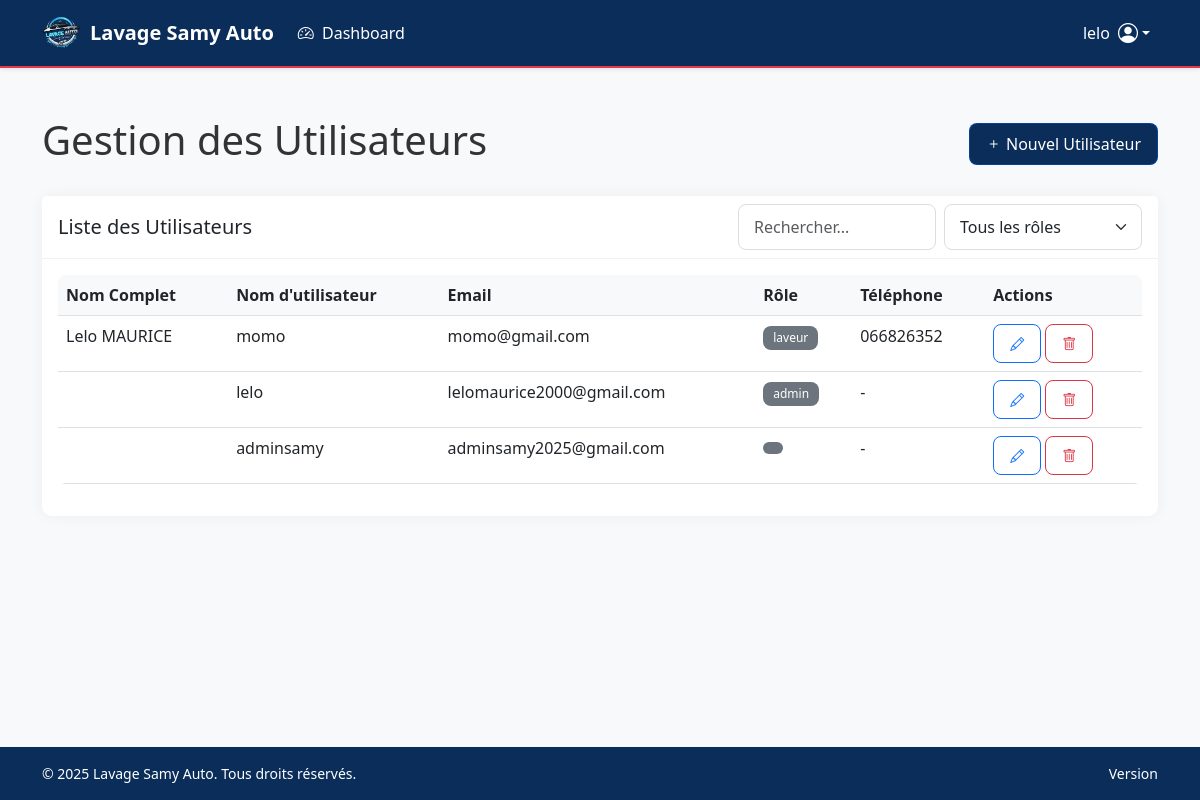
The page /gestion/utilisateurs/ (signed in) on the database its author committed.
### core/models.py (models this page shows, shortened)
class User(AbstractUser):
    ROLES = (
        ('admin', 'Admin'),
        ('caissier', 'Caissier'),
        ('laveur', 'Laveur'),
        ('superviseur', 'Superviseur'),
    )
    email = models.EmailField(unique=True)
    USERNAME_FIELD = 'email'
    REQUIRED_FIELDS = ['username']  # username est toujours requis pour AbstractUser
    nom_complet = models.CharField(max_length=100)
    role = models.CharField(max_length=20, choices=ROLES)
    telephone = models.CharField(max_length=20, blank=True)
    adresse = models.CharField(max_length=255, blank=True)
    date_creation = models.DateTimeField(auto_now_add=True)
    class Meta:
        ordering = ['-date_creation']

### gestion/views.py (the view)
# urls.py: path('utilisateurs/', views.UserListView.as_view(), name='utilisateur-list'),
class UserListView(LoginRequiredMixin, UserPassesTestMixin, ListView):
    model = User
    template_name = 'gestion/utilisateurs/list.html'
    context_object_name = 'users'
    def test_func(self):
        return self.request.user.role == 'admin'

### gestion/templates/gestion/utilisateurs/list.html (shortened to what this page needs)
{% extends 'base.html' %}
{% block content %}
<div class="d-flex justify-content-between align-items-center mb-4">
    <h1>Gestion des Utilisateurs</h1>
    <a href="{% url 'gestion:utilisateur-create' %}" class="btn btn-primary">
        <i class="bi bi-plus"></i> Nouvel Utilisateur
    </a>
</div>
<div class="card">
    <div class="card-header d-flex justify-content-between align-items-center">
        <h5 class="mb-0">Liste des Utilisateurs</h5>
        <div class="d-flex">
            <input type="text" class="form-control me-2" placeholder="Rechercher..." id="searchInput">
            <select class="form-select" id="roleFilter">
                <option value="">Tous les rôles</option>
            </select>
        </div>
    </div>
    <div class="card-body">
        <div class="table-responsive">
            <table class="table table-hover" id="usersTable">
                <thead>
                    <tr>
                        <th>Nom Complet</th>
                        <th>Nom d'utilisateur</th>
                        <th>Email</th>
                        <th>Rôle</th>
                        <th>Téléphone</th>
                        <th>Actions</th>
                    </tr>
                </thead>
                <tbody>
                    {% for user in users %}
                    <tr>
                        <td>{{ user.get_full_name }}</td>
                        <td>{{ user.username }}</td>
                        <td>{{ user.email }}</td>
                        <td>
                            <span class="badge
                                {% if user.role == 'Admin' %}bg-danger
                                {% elif user.role == 'Superviseur' %}bg-warning text-dark
                                {% elif user.role == 'Caissier' %}bg-primary
                                {% else %}bg-secondary{% endif %}">
                                {{ user.role }}
                            </span>
                        </td>
                        <td>{{ user.telephone|default:"-" }}</td>
                        <td>
                            <a href="#" class="btn btn-sm btn-outline-primary" title="Modifier">
                                <i class="bi bi-pencil"></i>
                            </a>
                            <button class="btn btn-sm btn-outline-danger" title="Supprimer" data-bs-toggle="modal" data-bs-target="#deleteModal{{ user.id }}">
                                <i class="bi bi-trash"></i>
                            </button>
                        </td>
                    </tr>
                    {% endfor %}
                </tbody>
            </table>
        </div>
    </div>
</div>
{% endblock %}

### core/templates/base.html (shortened to what this page needs)
{% load static %}
<!DOCTYPE html>
<html lang="fr" data-bs-theme="light">
<head>
    <link href="https://cdn.jsdelivr.net/npm/bootstrap@5.3.0/dist/css/bootstrap.min.css" rel="stylesheet">
    <link rel="stylesheet" href="https://cdn.jsdelivr.net/npm/bootstrap-icons@1.10.0/font/bootstrap-icons.css">
    <link href="{% static 'core/css/styles.css' %}" rel="stylesheet">
</head>
<body class="d-flex flex-column min-vh-100">
   <nav class="navbar navbar-expand-lg navbar-dark sticky-top shadow-sm" style="background-color: #0a2d5a; border-bottom: 2px solid #e63946;">
        <div class="container">
            <a class="navbar-brand d-flex align-items-center" href="{% url 'gestion:dashboard' %}">
                <img src="{% static 'core/images/logo.png' %}"
                     alt="Logo Lavage Samy Auto"
                     width="40"
                     height="40"
                     class="d-inline-block align-top me-2"
                     loading="lazy">
                <span class="fw-bold">Lavage Samy Auto</span>
            </a>
            <div class="collapse navbar-collapse" id="mainNavbar">
                <ul class="navbar-nav me-auto">
                    {% if user.is_authenticated %}
                        <li class="nav-item">
                            <a class="nav-link {% if request.resolver_match.url_name == 'dashboard' %}active{% endif %}"
                               href="{% url 'gestion:dashboard' %}">
                                <i class="bi bi-speedometer2 me-1"></i> Dashboard
                            </a>
                        </li>
                    {% endif %}
                </ul>
                <ul class="navbar-nav">
                    {% if user.is_authenticated %}
                    <li class="nav-item dropdown">
                        <a class="nav-link dropdown-toggle d-flex align-items-center"
                           href="#"
                           role="button"
                           data-bs-toggle="dropdown"
                           aria-expanded="false">
                            <span class="me-2 d-none d-sm-inline">{{ user.get_full_name|default:user.username }}</span>
                            <i class="bi bi-person-circle fs-5"></i>
                        </a>
                    </li>
                    {% else %}
                    <li class="nav-item">
                        <a class="nav-link" href="{% url 'login' %}">
                            <i class="bi bi-box-arrow-in-right me-1"></i> Connexion
                        </a>
                    </li>
                    {% endif %}
                </ul>
            </div>
        </div>
    </nav>
    <main class="container flex-grow-1 my-4">
        {% block content %}{% endblock %}
    </main>
  <footer class="py-3 mt-auto" style="background-color: #0a2d5a; color: white;">
        <div class="container">
            <div class="row align-items-center">
                <div class="col-md-6 text-center text-md-start">
                    <p class="mb-0 small">
                        &copy; {% now "Y" %} Lavage Samy Auto. Tous droits réservés.
                    </p>
                </div>
                <div class="col-md-6 text-center text-md-end">
                    <p class="mb-0 small">
                        Version {{ APP_VERSION }}
                    </p>
                </div>
            </div>
        </div>
    </footer>
</body>
</html>

### core/static/core/css/styles.css (style rules this page uses)
body { font-family: 'Segoe UI', Tahoma, Geneva, Verdana, sans-serif; background-color: #f8f9fa; color: #333; }
:root { --primary-blue: #0a2d5a; --accent-blue: #004cb0b5; --light-blue: #a8dadc; --pure-white: #ffffff; }
.card { border: none; border-radius: 10px; box-shadow: 0 0 15px rgba(0, 0, 0, 0.05); margin-bottom: 20px; }
.card-header { background-color: #fff; border-bottom: 1px solid rgba(0, 0, 0, 0.05); font-weight: 600; }
.btn { border-radius: 8px; padding: 8px 16px; font-weight: 500; }
.table { border-radius: 8px; overflow: hidden; }
.table th { font-weight: 600; background-color: #f8f9fa; }
.form-control, .form-select { border-radius: 8px; padding: 10px 15px; border: 1px solid #ddd; }
.badge { font-weight: 500; padding: 6px 10px; border-radius: 8px; }
.nav-link { color: var(--pure-white) !important; transition: all 0.3s; }
footer { background-color: var(--primary-blue) !important; color: var(--pure-white) !important; }
.btn-primary { background-color: var(--primary-blue); border-color: var(--accent-blue); }

### rows shown on the page
User: get_full_name "lelo", username "lelo", email "lelomaurice2000@gmail.com", role "admin", telephone "-"
User: get_full_name "Lelo MAURICE", username "momo", email "momo@gmail.com", role "laveur", telephone "066826352"
User: username "adminsamy", email "adminsamy2025@gmail.com", telephone "-"
